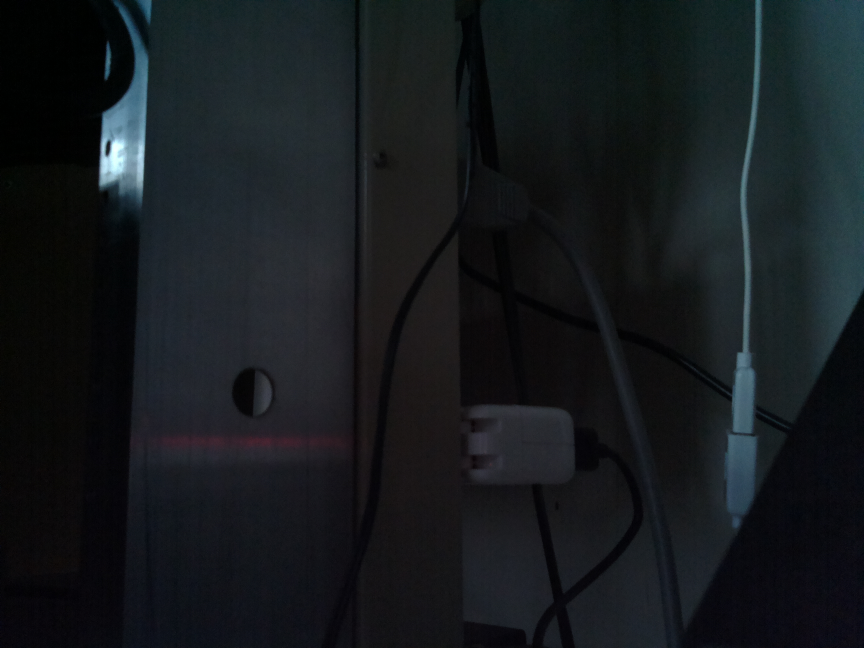
//> input picture cvtest/cam.jpg, 2592 x 1944 px, given in place of the camera (shown at 1/3 size)
$ ./detecto   (built with g++ and OpenCV 4)
//> lines starting //> are read from the running program, lines starting //| are printed output that depends on the picture; after the words box and inside, x2 and y2 are one past the last pixel; in counts of white or black regions, pixels touching at a corner belong together
### cvtest/EwynCamera.h
#ifndef __EWYN_CAMERA_H
#define __EWYN_CAMERA_H

#include <iostream>
#include <string>

#include "opencv2/highgui/highgui.hpp"
#include "opencv2/imgproc/imgproc.hpp"

class EwynCamera {
public:
	typedef enum { V, H } TLINE_DIRECTION;

	static const char* TLINE_DIRECTION_STRINGS[2];

	struct TLINE_SEGMENT {
	    int x;
	    int y;
	    int length;
	    TLINE_DIRECTION dir;

	    TLINE_SEGMENT(int xx, int yy, int ll, TLINE_DIRECTION dd) :
	        x(xx), y(yy), length(ll), dir(dd) {};

	    std::string toString() const;
	};

	struct TLINE {
	public:
		struct CURVE_FIT {
			float a;
			float b;
		};

		static const int kCapturedMidpoints = 10;
	    int number;
	    int lastMidpoints[kCapturedMidpoints];
	    int midpointIndex;
	    long sumLengths;
	    TLINE_DIRECTION dir;
	    std::vector<TLINE_SEGMENT> lineSegments;

	    static int nextNumber;

	    TLINE();

	    // Return the average length (width) of all the TLINE_SEGMENTs in the collection.
	    int averageLength() const { return lineSegments.size() == 0 ? 0 : sumLengths / lineSegments.size(); }

	    static const bool debugAddLineElement = false;
	    void addLineSegment(TLINE_SEGMENT lineSegment);

	    bool isVerticalLine() { return lineSegments.size() > averageLength(); }

	    static const bool debugLinearCurveFit = true;
		CURVE_FIT linearCurveFit();

	    // Return the average midpoint (x-coordinate) of all the TLINE_SEGMENTs in the collection.
	    int midpoint() const;

	    std::string toString();
	};

	EwynCamera(cv::VideoCapture videoDevice, double scaleFactor = 1.0);

	EwynCamera(const std::string testFileName, double scaleFactor = 1.0);

	~EwynCamera();

	void createControlWindow();

	void detectLines();

	std::vector<TLINE> getHorizontalLines() { return horizontalLines; }

	int getLowHueThreshold() { return lowHueThreshold; }

	cv::Mat getOriginalImage() { return originalImage; }

	cv::Mat getThresholdedImage() { return thresholdedImage; }

	std::vector<TLINE> getVerticalLines() { return verticalLines; }

	bool imageFound() { return imageLoaded; }

	void scaleOriginalImage(double scaleFactor);

	void setDefaultThresholding();

	void thresholdImage();

	void updateOriginalImage();

private:
	// Either use a test file name or a video feed.
	std::string fileName;
	cv::VideoCapture videoFeed;
	bool imageLoaded;
	double scaleFactor;

	// OpenCV objects.
	cv::Mat originalImage;
	cv::Mat hsvImage;
	cv::Mat	thresholdedImage;

	// Thresholding limits.
	static const int		kLowHueThreshold = 75;
	static const int		kHighHueThreshold = 179;
	static const int 		kLowSaturationThreshold = 0;
	static const int 		kHighSaturationThreshold = 170;
	static const int 		kLowValueThreshold = 0;
	static const int 		kHighValueThreshold = 106;

	int			lowHueThreshold;
	int			highHueThreshold;
	int 		lowSaturationThreshold;
	int 		highSaturationThreshold;
	int 		lowValueThreshold;
	int 		highValueThreshold;
	cv::Size	morphSize;

	// Control window variables.
	std::string controlWindowName;

	// For line detection.
	static const int kMinimumLineSegmentLength = 15;

	std::vector<TLINE> verticalLines;
	std::vector<TLINE> horizontalLines;

	void computeVerticalLines();
	void insertLineSegment(std::vector<TLINE>& arrayOfLines, const TLINE_SEGMENT newLine);
	bool linesOverlap(const TLINE_SEGMENT l1, TLINE_SEGMENT l2);
	bool pixelRepresentsALine(uchar pixel) { return pixel == 255; }
};
#endif

### cvtest/EwynCamera.cpp
#include "EwynCamera.h"

#include <cv.h>
#include <iostream>
#include <sys/stat.h>

using namespace cv;
using namespace std;

// [4 lines left out: function handleControlChange, not called in this run]

EwynCamera::EwynCamera(VideoCapture videoDevice, double scaleFactor)
	: imageLoaded(false), morphSize(5,5), scaleFactor(scaleFactor) {
//> called with scaleFactor = 1
	controlWindowName = "Ewyn Camera Controls";
	setDefaultThresholding();
	videoFeed = videoDevice;
	videoDevice >> originalImage;
//> originalImage is the input picture: 1944 rows x 2592 cols, CV_8UC3; mean B, G, R 29.5, 26.4, 22
	imageLoaded = videoDevice.read(originalImage);
	if (imageLoaded) {
		scaleOriginalImage(scaleFactor);
	}
}

// [17 lines left out: function EwynCamera, not called in this run]

EwynCamera::~EwynCamera() {
	fileName = "";
	videoFeed = VideoCapture();
}

void EwynCamera::createControlWindow() {
	namedWindow(controlWindowName.c_str(), CV_WINDOW_AUTOSIZE);
	cvCreateTrackbar2("Low Hue", controlWindowName.c_str(), &lowHueThreshold, 179, handleControlChange, this);
	cvCreateTrackbar2("High Hue", controlWindowName.c_str(), &highHueThreshold, 179, handleControlChange, this);
	cvCreateTrackbar2("Low Saturation", controlWindowName.c_str(), &lowSaturationThreshold, 255, handleControlChange, this);
	cvCreateTrackbar2("High Saturation", controlWindowName.c_str(), &highSaturationThreshold, 255, handleControlChange, this);
	cvCreateTrackbar2("Low Value", controlWindowName.c_str(), &lowValueThreshold, 255, handleControlChange, this);
	cvCreateTrackbar2("High Value", controlWindowName.c_str(), &highValueThreshold, 255, handleControlChange, this);
}

void EwynCamera::detectLines() {
	if (thresholdedImage.empty()) {
		throw new std::string("No thresholded image to use");
	}

	// Lines are detected as boxes. The box is built up as a collection of line segments,
	// each of which is a contiguous collection of white pixels in a thresholded image.
	// When we find a line segment of white pixels, we look to see if this seems to be
	// a continuation of a previous line we discovered. If so, we add this line segment
	// to the collection. Else we create a new line and add this segment to it. E.g.,
	// when looking for vertical lines, if the image contains:
	//     xxxx
	//    yyy     zzzz
	// Each of x, y, z represents a line segment of contiguous white pixels for that row
	// in the image. We start the scan at the bottom. When we see yyy, there are no existing lines so
	// we create one and add yyy (i.e., the column number where it starts and its width).
	// Continuing the scanning from the bottom and left to right, we next encounter zzzz. It
	// doesn't appear to be part of the line starting with yyy, so we create a new line and add
	// zzzz to it. Then we go to the next row and find xxx. When we compare the start column
	// and length of xxx to the lines that contain yyy and zzzz, we find that xxxx seems to be
	// a continuation of the line containing yyy but not zzzz. We add xxxx to the line that
	// already contains yyy. We then have two lines, so far. One contains yyy and xxxx. The second
	// only contains zzzz. We continue scanning rows from the bottom to the top, and try to
	// build boxes of related line segments of contiguous white pixels.

	// For detecting horizontal lines, we do the same, keeping a separate collection of boxes
	// for horizontal lines, only we logically flip the image by rotating it left 90 degrees.

	verticalLines = vector<TLINE>();
	horizontalLines = vector<TLINE>();

	// Detect vertical lines.
	// Scan from the last row towards the top, stopping at the halfway point
	// (assumes pixels in the top half of the image are too far away to be of interest).
	for (int row = thresholdedImage.rows - 1; row >= (thresholdedImage.rows / 2); row--) {
		int startOfContiguousColumnsOfWhitePixels = -1;
		int lengthOfContiguousColumnsOfWhitePixels = 0;
		for (int col = 0; col < thresholdedImage.cols; col++) {
			if (pixelRepresentsALine(thresholdedImage.at<uchar>(row, col))) {
				if (startOfContiguousColumnsOfWhitePixels == -1) {
					// Capture the start only once.
					startOfContiguousColumnsOfWhitePixels = col;
					lengthOfContiguousColumnsOfWhitePixels = 1;
				} else {
					// This is a continuation of the segment.
					lengthOfContiguousColumnsOfWhitePixels++;
				}
			} else {
				// This is not part of a contiguous range of white pixels.
				// If this column is the first past a detected contiguous range of white pixels,
				// and the range was "interesting" (large enough), capture it as a potential
				// line segment in the collection.
				if ((startOfContiguousColumnsOfWhitePixels >= 0 /* We found a segment*/) &&
					(lengthOfContiguousColumnsOfWhitePixels >= kMinimumLineSegmentLength)) {
					insertLineSegment(verticalLines,
									  TLINE_SEGMENT(startOfContiguousColumnsOfWhitePixels,
									  				row,
									  				lengthOfContiguousColumnsOfWhitePixels,
									  				V));
					startOfContiguousColumnsOfWhitePixels = -1;
					lengthOfContiguousColumnsOfWhitePixels = 0;
				}
			}
		}
	}

}

void EwynCamera::insertLineSegment(vector<TLINE>& arrayOfLines, const TLINE_SEGMENT newLine) {
    bool lineFound = false;

    // Iterate over all existing lines as this new line might be part of several
    // existing lines if the lines in the image are not perfectly N, S, E, W.
    for (int i = 0; i < arrayOfLines.size(); i++) {
        if (linesOverlap(arrayOfLines[i].lineSegments.back(), newLine) &&
            (newLine.x >= arrayOfLines[i].midpoint() - arrayOfLines[i].averageLength()) &&
            (newLine.x <= arrayOfLines[i].midpoint() + arrayOfLines[i].averageLength())) {
            arrayOfLines[i].addLineSegment(newLine);
            lineFound = true;
        }
    }

    if (!lineFound) {
        cout << "Creating new line" << endl;
        TLINE oneElementVector;
        oneElementVector.addLineSegment(newLine);
        oneElementVector.dir = newLine.dir;
        arrayOfLines.push_back(oneElementVector);
    }
}

bool EwynCamera::linesOverlap(const TLINE_SEGMENT l1, TLINE_SEGMENT l2) {
    bool result = false;
    if (l1.x <= l2.x) {
        result = l2.x <= (l1.x + l1.length);
    } else {
        result = l1.x <= (l2.x + l2.length);
    }

    return result;
}

void EwynCamera::scaleOriginalImage(double scaleFactor) {
	if (!originalImage.empty() && (scaleFactor != 1.0)) {
		Size scaleSize = originalImage.size();
		scaleSize.height *= scaleFactor;
		scaleSize.width *= scaleFactor;
		resize(originalImage, originalImage, scaleSize);
	}
}

void EwynCamera::setDefaultThresholding() {
	lowHueThreshold = kLowHueThreshold;
	highHueThreshold = kHighHueThreshold;
	lowSaturationThreshold = kLowSaturationThreshold;
	highSaturationThreshold = kHighSaturationThreshold;
	lowValueThreshold = kLowValueThreshold;
	highValueThreshold = kHighValueThreshold;
}

void EwynCamera::thresholdImage() {
	Mat hsvImage;
	cvtColor(originalImage, hsvImage, COLOR_BGR2HSV);
//> hsvImage: 1944 rows x 2592 cols, CV_8UC3; mean H, S, V 98.3, 75.2, 30.1
	inRange(hsvImage,
			Scalar(lowHueThreshold, lowSaturationThreshold, lowValueThreshold),
			Scalar(highHueThreshold, highSaturationThreshold, highValueThreshold),
			thresholdedImage);
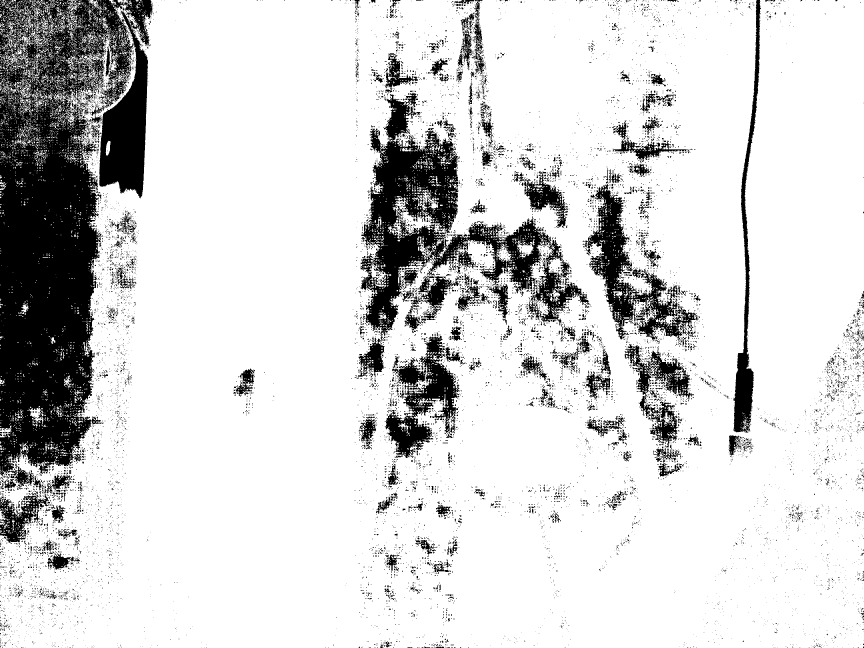
//> thresholdedImage: 1944 rows x 2592 cols, CV_8UC1 (shown at 1/3 size); 83.7% white; 11901 black regions (11107 under 20 px), largest, box (x1, y1, x2, y2) and area: (0, 0, 458, 1472) 397310, (1074, 280, 1772, 1130) 145817, (1750, 552, 2096, 1024) 41854

	// Remove small objects from the forground.
	erode(thresholdedImage, thresholdedImage, getStructuringElement(MORPH_ELLIPSE, morphSize));
	dilate(thresholdedImage, thresholdedImage, getStructuringElement(MORPH_ELLIPSE, morphSize));

	// Fill small holes in the background;
	dilate(thresholdedImage, thresholdedImage, getStructuringElement(MORPH_ELLIPSE, morphSize));
	erode(thresholdedImage, thresholdedImage, getStructuringElement(MORPH_ELLIPSE, morphSize));
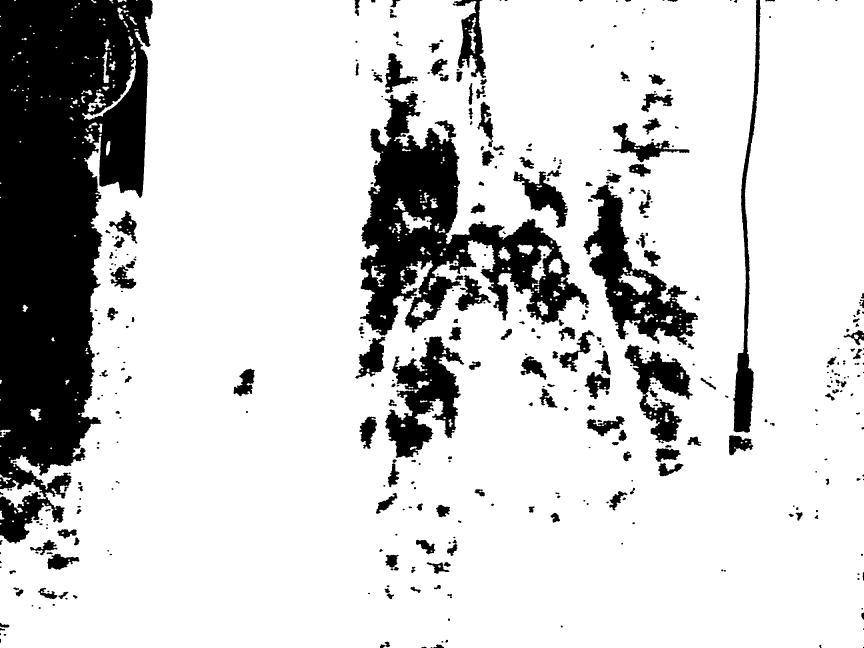
//> thresholdedImage: 1944 rows x 2592 cols, CV_8UC1 (shown at 1/3 size); 81.1% white; 433 black regions (45 under 20 px), largest, box (x1, y1, x2, y2) and area: (0, 0, 458, 1496) 470424, (1080, 279, 1768, 1007) 180708, (1750, 553, 2094, 1035) 54302
}

void EwynCamera::updateOriginalImage() {
	if (fileName.size() > 0) {
		originalImage = imread(fileName);
		imageLoaded = !originalImage.empty();
		if (imageLoaded) {
			scaleOriginalImage(scaleFactor);
		}
	} else {
		imageLoaded = videoFeed.read(originalImage);
		if (imageLoaded) {
			scaleOriginalImage(scaleFactor);
		}
	}
}

const char* EwynCamera::TLINE_DIRECTION_STRINGS[2] = { "V", "H" };
int EwynCamera::TLINE::nextNumber = 0;

EwynCamera::TLINE::TLINE() {
    for (int i = 0; i < kCapturedMidpoints; i++) { lastMidpoints[i] = -1; }
    midpointIndex = 0;
    sumLengths = 0;
    number = nextNumber++;
}

void EwynCamera::TLINE::addLineSegment(TLINE_SEGMENT lineSegment) {
    lineSegments.push_back(lineSegment);
    lastMidpoints[midpointIndex++] = lineSegment.x + (lineSegment.length / 2);
    if (midpointIndex >= 10) midpointIndex = 0;
    sumLengths += lineSegment.length;
    if (debugAddLineElement) {
        std::cout << "Push to existing line[" << number
             << "] back: " << lineSegments.back().toString()
             << ", newLine: " << lineSegment.toString()
             << ", avg midpoint: " << midpoint()
             << ", line midpoint: " << (lineSegment.x + lineSegment.length / 2)
             << ", segment count: " << lineSegments.size()
             << std::endl;
    }
}

EwynCamera::TLINE::CURVE_FIT EwynCamera::TLINE::linearCurveFit() {
    if (debugLinearCurveFit) {
        cout << "linearCurveFit START line[" << number << "]" << endl;
    }

    float sumx = 0;
    float sumx2 = 0;
    float sumy = 0;
    float sumxy = 0;
    int n = lineSegments.size();
    for (int i = 0; i < n; i++) {
    	TLINE_SEGMENT lineSegment = lineSegments[i];
    	int x;
    	int y;
    	if (isVerticalLine()) {
    		y = lineSegment.x + (lineSegment.length / 2);
    		x = lineSegment.y;
    	} else {
    		x = lineSegment.x;
    		y = lineSegment.y;
    	}

        sumx = sumx + x;
        sumx2 = sumx2 + x * x;
        sumy = sumy + y;
        sumxy = sumxy + x * y;
    }

    float t1 = sumx2 * sumy;
    float t2 = sumx * sumxy;
    float num = t1 - t2;
    float t3 = n * sumx2;
    float t4 = sumx * sumx;
    float denom = t3 - t4;
    float a = num / denom;
    float b = ((n * sumxy) - (sumx * sumy)) / ((n * sumx2) - (sumx * sumx));
    if (debugLinearCurveFit) {
        cout << "n: " << n
        	 << ", sumx: " << sumx
        	 << ", sumx2: " << sumx2
        	 << ", sumy: " << sumy
        	 << ", sumxy: " << sumxy
        	 << ", t1: " << t1
        	 << ", t2: " << t2
        	 << ", num: " << num
        	 << ", t3: " << t3
        	 << ", t4: " << t4
        	 << ", denom: " << denom
        	 << ", a: " << a
        	 << ", b: " << b << endl;
    }

    return CURVE_FIT(a, b);
}

int EwynCamera::TLINE::midpoint() const {
    int result = 0;
    int count = 0;
    for (int i = 0; i < 10; i++) {
        if (lastMidpoints[i] != -1) {
            result += lastMidpoints[i];
            count++;
        }
    }

    return count == 0 ? 0 : result / count;
}

std::string EwynCamera::TLINE::toString() {
    std::stringstream ss;
    const TLINE_SEGMENT& first = lineSegments.front();
    const TLINE_SEGMENT& last = lineSegments.back();
    ss << "{Line " << number
       << ", isVertical: " << (isVerticalLine() ? "T" : "f")
       << ", dir: " << TLINE_DIRECTION_STRINGS[dir]
       << ", segCount: " << lineSegments.size()
       << ", front: " << first.toString()
       << ", back: " << last.toString()
       << ", avg midpoint: " << midpoint()
       << ", avg length: " << averageLength()
       << ", box ll: " << first.x << "," << first.y
       << ", ul: " << last.x << "," << last.y
       << ", lr: " << (first.x + first.length - 1) << "," << first.y
       << ", ur: " << (last.x + last.length - 1) << "," << last.y
       << "}";
    return ss.str();
}

std::string EwynCamera::TLINE_SEGMENT::toString() const {
    std::stringstream ss;
    ss << "{"
         << "x:" << x
         << ", y:" << y
         << ", l:"  << length
         << ", d: " << dir
         << "}";
    return ss.str();
}

### cvtest/detecto.cpp
#include <ctime>
#include <iostream>
#include <string>
#include "opencv2/highgui/highgui.hpp"
#include "opencv2/imgproc/imgproc.hpp"

#include "EwynCamera.h"

using namespace cv;
using namespace std;

Scalar colorArray[] = {Scalar(0, 0, 255),Scalar(255, 0, 0),Scalar(0, 255, 0),Scalar(255, 128, 64),Scalar(64, 128, 255),Scalar(128, 255, 64),Scalar(77,77,77),Scalar(164,124,68),Scalar(204,196,132),Scalar(164,148,147),Scalar(163,123,67),Scalar(26,122,26), Scalar(195,195,50),Scalar(193,193,193),Scalar(255,248,73),Scalar(243,243,243)};

int main( int argc, char** argv ) {
    // [6 lines of commented-out code are left out]

    VideoCapture cap(0);
    if (!cap.isOpened()) {
     std::cout << "Unable to read stream from specified device." << std::endl;
     return -1;
    }

    EwynCamera camera = EwynCamera(cap, 1.0);

    camera.createControlWindow();

    while (true) {
        camera.updateOriginalImage();
        camera.thresholdImage();
        camera.detectLines();
//> the loop in detectLines, `for (int row = thresholdedImage.rows - 1; row >= (thresholdedImage.row..` made 972 passes
//> (startOfContiguousColumnsOfWhitePixels, lengthOfContiguousColumnsOfWhitePixels) on passes 1 to 3: (-1, 0), (-1, 0), (-1, 0)
//> after the loop in detectLines, `for (int row = thresholdedImage.rows - 1; row >= (thresholdedImage.row..`: verticalLines = 179 items
        std::vector<EwynCamera::TLINE> verticalLines = camera.getVerticalLines();
//> verticalLines = 179 items
        cout << "VERTICAL LINES all count: " << verticalLines.size() << endl;
//| VERTICAL LINES all count: 179
        Mat ti = camera.getOriginalImage();
        int colorArrayLength = sizeof(colorArray) / sizeof(colorArray[0]);
        for (int i = 0; i < verticalLines.size(); i++) {
            const EwynCamera::TLINE line = verticalLines[i];
            const EwynCamera::TLINE_SEGMENT& first = line.lineSegments.front();
            const EwynCamera::TLINE_SEGMENT& last = line.lineSegments.back();
            if (line.lineSegments.size() > 5) {
                cout << verticalLines[i].toString() << endl;
//> (the run ends here: the program needs code that is not available in this run, at `return CURVE_FIT(a, b);`)
